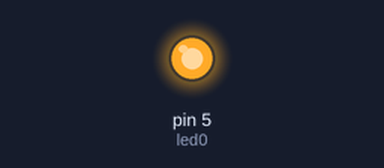
Bench run of a sketch on a simulated Arduino Uno, built with avr-gcc and run on an emulated ATmega328P. Parts: output pins drawn as LEDs (lit = HIGH).

Above: at 0.1 s.
At 17.8 s:
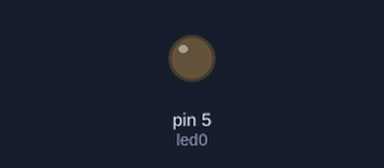
Timing chart, 0 to 19.3 s (numbered marks = the images above):
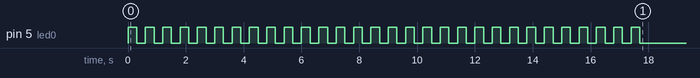

The sketch:

007-1_Array_8_LEDs.ino
```cpp
/**********************************************************************************
**                                                                               **
**                                     TÍTOL:                                    **
**                             007-1 Array de 8 LEDs                             **
**                                                                               **
**  NOM: Àlex Boluda Pérez                                      DATA: 15/12/2021 **
**********************************************************************************/

//*********************************** INCLUDE *************************************

//********************************** VARIABLES ************************************
const byte led0 = 5;           // donar nom al pin 5 de l’Arduino
unsigned long temps = 300;     // variable que defineix el temps (unsigned long)

//*********************************** SETUP ***************************************
void setup()
{
  pinMode(led0, OUTPUT);       // definir el pin 5 com una sortida


  digitalWrite(led0, HIGH);    // posar a 5V el pin 5

  delay(temps);

  digitalWrite(led0, LOW);     // posar a 0V el pin 5

  delay(temps);

  digitalWrite(led0, HIGH);    // posar a 5V el pin 5

  delay(temps);

  digitalWrite(led0, LOW);     // posar a 0V el pin 5

  delay(temps);

  digitalWrite(led0, HIGH);    // posar a 5V el pin 5

  delay(temps);

  digitalWrite(led0, LOW);     // posar a 0V el pin 5

  delay(temps);

  digitalWrite(led0, HIGH);    // posar a 5V el pin 5

  delay(temps);

  digitalWrite(led0, LOW);     // posar a 0V el pin 5

  delay(temps);

  digitalWrite(led0, HIGH);    // posar a 5V el pin 5

  delay(temps);

  digitalWrite(led0, LOW);     // posar a 0V el pin 5

  delay(temps);

  digitalWrite(led0, HIGH);    // posar a 5V el pin 5

  delay(temps);

  digitalWrite(led0, LOW);     // posar a 0V el pin 5

  delay(temps);

  digitalWrite(led0, HIGH);    // posar a 5V el pin 5

  delay(temps);

  digitalWrite(led0, LOW);     // posar a 0V el pin 5

  delay(temps);

  digitalWrite(led0, HIGH);    // posar a 5V el pin 5

  delay(temps);

  digitalWrite(led0, LOW);     // posar a 0V el pin 5

  delay(temps);

  digitalWrite(led0, HIGH);    // posar a 5V el pin 5

  delay(temps);

  digitalWrite(led0, LOW);     // posar a 0V el pin 5

  delay(temps);

  digitalWrite(led0, HIGH);    // posar a 5V el pin 5

  delay(temps);

  digitalWrite(led0, LOW);     // posar a 0V el pin 5

  delay(temps);

  digitalWrite(led0, HIGH);    // posar a 5V el pin 5

  delay(temps);

  digitalWrite(led0, LOW);     // posar a 0V el pin 5

  delay(temps);

  digitalWrite(led0, HIGH);    // posar a 5V el pin 5

  delay(temps);

  digitalWrite(led0, LOW);     // posar a 0V el pin 5

  delay(temps);

  digitalWrite(led0, HIGH);    // posar a 5V el pin 5

  delay(temps);

  digitalWrite(led0, LOW);     // posar a 0V el pin 5

  delay(temps);

  digitalWrite(led0, HIGH);    // posar a 5V el pin 5

  delay(temps);

  digitalWrite(led0, LOW);     // posar a 0V el pin 5

  delay(temps);

  digitalWrite(led0, HIGH);    // posar a 5V el pin 5

  delay(temps);

  digitalWrite(led0, LOW);     // posar a 0V el pin 5

  delay(temps);

  digitalWrite(led0, HIGH);    // posar a 5V el pin 5

  delay(temps);

  digitalWrite(led0, LOW);     // posar a 0V el pin 5

  delay(temps);

  digitalWrite(led0, HIGH);    // posar a 5V el pin 5

  delay(temps);

  digitalWrite(led0, LOW);     // posar a 0V el pin 5

  delay(temps);

  digitalWrite(led0, HIGH);    // posar a 5V el pin 5

  delay(temps);

  digitalWrite(led0, LOW);     // posar a 0V el pin 5

  delay(temps);

  digitalWrite(led0, HIGH);    // posar a 5V el pin 5

  delay(temps);

  digitalWrite(led0, LOW);     // posar a 0V el pin 5

  delay(temps);

  digitalWrite(led0, HIGH);    // posar a 5V el pin 5

  delay(temps);

  digitalWrite(led0, LOW);     // posar a 0V el pin 5

  delay(temps);

  digitalWrite(led0, HIGH);    // posar a 5V el pin 5

  delay(temps);

  digitalWrite(led0, LOW);     // posar a 0V el pin 5

  delay(temps);

  digitalWrite(led0, HIGH);    // posar a 5V el pin 5

  delay(temps);

  digitalWrite(led0, LOW);     // posar a 0V el pin 5

  delay(temps);

  digitalWrite(led0, HIGH);    // posar a 5V el pin 5

  delay(temps);

  digitalWrite(led0, LOW);     // posar a 0V el pin 5

  delay(temps);

  digitalWrite(led0, HIGH);    // posar a 5V el pin 5

  delay(temps);

  digitalWrite(led0, LOW);     // posar a 0V el pin 5

  delay(temps);

  digitalWrite(led0, HIGH);    // posar a 5V el pin 5

  delay(temps);

  digitalWrite(led0, LOW);     // posar a 0V el pin 5

  delay(temps);

  digitalWrite(led0, HIGH);    // posar a 5V el pin 5

  delay(temps);

  digitalWrite(led0, LOW);     // posar a 0V el pin 5

  delay(temps);

  digitalWrite(led0, HIGH);    // posar a 5V el pin 5

  delay(temps);

  digitalWrite(led0, LOW);     // posar a 0V el pin 5

  delay(temps);

  digitalWrite(led0, HIGH);    // posar a 5V el pin 5

  delay(temps);

  digitalWrite(led0, LOW);     // posar a 0V el pin 5

  delay(temps);

  digitalWrite(led0, HIGH);    // posar a 5V el pin 5

  delay(temps);

  digitalWrite(led0, LOW);     // posar a 0V el pin 5

  delay(temps);

  digitalWrite(led0, HIGH);    // posar a 5V el pin 5

  delay(temps);

  digitalWrite(led0, LOW);     // posar a 0V el pin 5

  delay(temps);
}

//************************************ LOOP ***************************************
void loop()
{
}

//********************************** FUNCIONS *************************************
```
